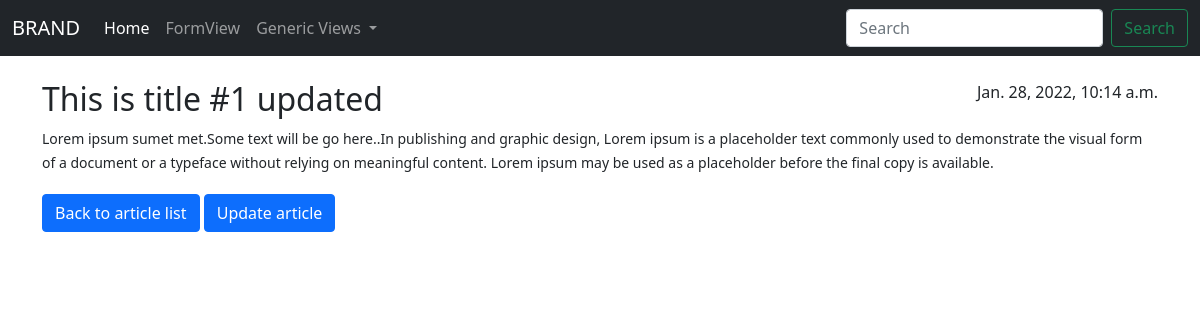
The app's page /article/2/this-is-title-1/detail/ with its own data.
### articles/models.py (models this page shows, shortened)
class Article(models.Model):
    title = models.CharField(max_length=250, verbose_name='Title')
    body = models.TextField(verbose_name='Message')
    slug = models.CharField(max_length=250, null=True, blank=True)
    created_at = models.DateTimeField(auto_now_add=True)
    last_updated = models.DateTimeField(null=True, blank=True)
    is_public = models.BooleanField(default=False)

### articles/views.py (the view)
# urls.py: path('article/<int:pk>/<str:slug>/detail/', views.ArticleDetailView.as_view(), name='article_detail'),
class ArticleDetailView(TitleMixin, DetailView):
    template_name = 'articles/article_detail.html'
    model = Article
    query_pk_and_slug = True
    def get_object(self, queryset=None):
        obj = super().get_object(queryset=queryset)
        self.page_title = ' - ' + obj.title
        return obj

### articles/mixins.py (called while the page is built)
    @property
    def get_page_title(self):
        return self.page_title

    def get_context_data(self, *args, **kwargs):
        context = super().get_context_data(*args, **kwargs)
        context['notice'] = 'This message from admin panel.'
        context['page_title'] = self.get_page_title
        return context

### templates/articles/article_detail.html
{% extends 'base.html' %}
{% block content %}
<div class="container">
    <br>
    <div class="row">
        <div class="col-md-8">
            <h2>{{ object.title }}</h2>
        </div>
        <div class="col-md-4" style="text-align:right;">
            <span>{{ object.created_at }}</span>
        </div>
    </div>
    <small>{{ object.body }}</small>
    <br>
    <a class="btn btn-primary" href="{% url 'articles:article_list' %}" style="margin-top:20px;">
        Back to article list
    </a>
    <a class="btn btn-primary" href="{% url 'articles:article_update' pk=article.pk slug=article.slug %}" style="margin-top:20px;">
        Update article
    </a>
</div>
{% endblock content %}

### records on screen
Article: title "This is title #1 updated", created_at "Jan. 28, 2022, 10:14 a.m.", body "Lorem ipsum sumet met.Some text will be go here..In publishing and graphic design, Lorem ipsum is a placeholder text commonly used to demonstrate the visual form of a document or a typeface without relying on meaningful content. Lorem ipsum may be used as a placeholder before the final copy is available."
